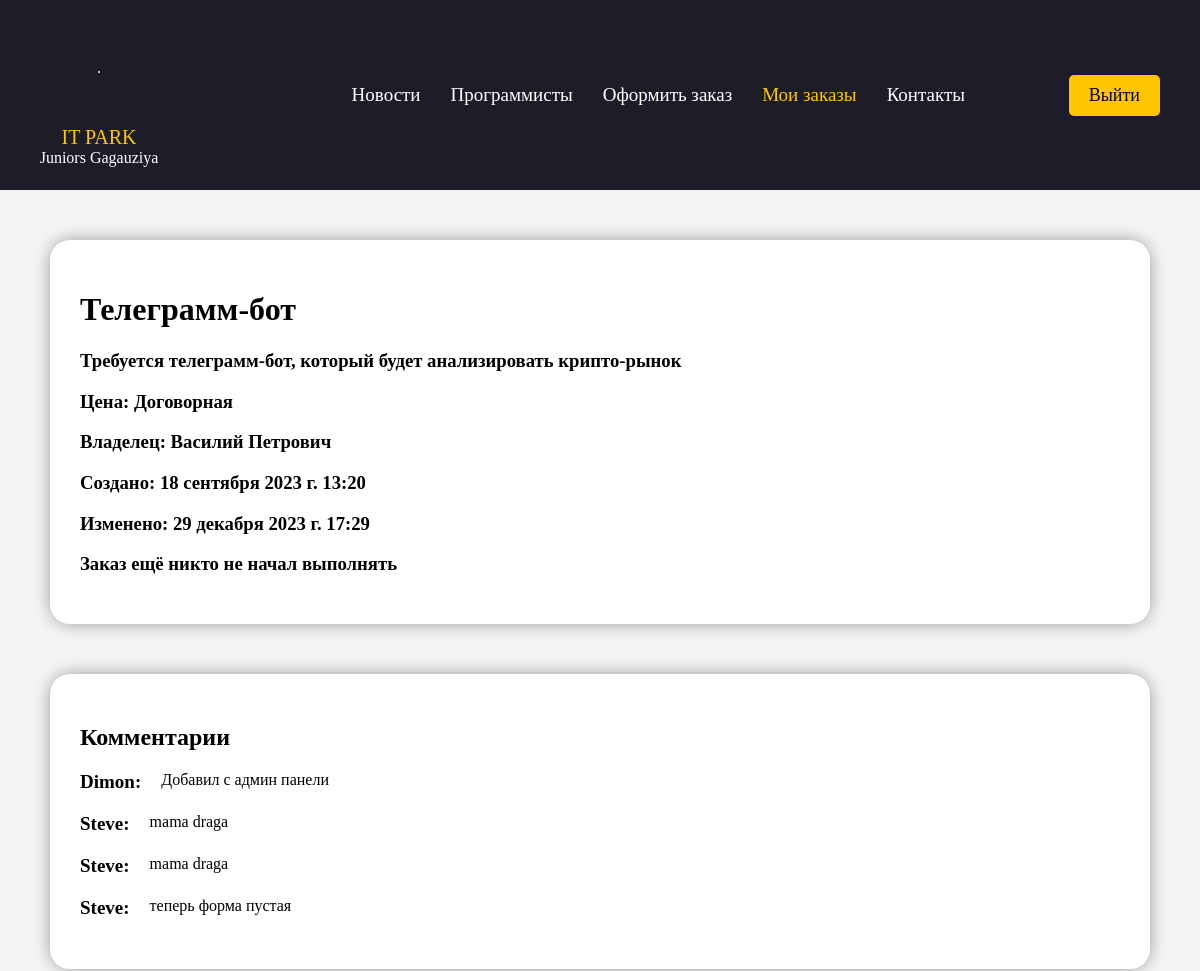
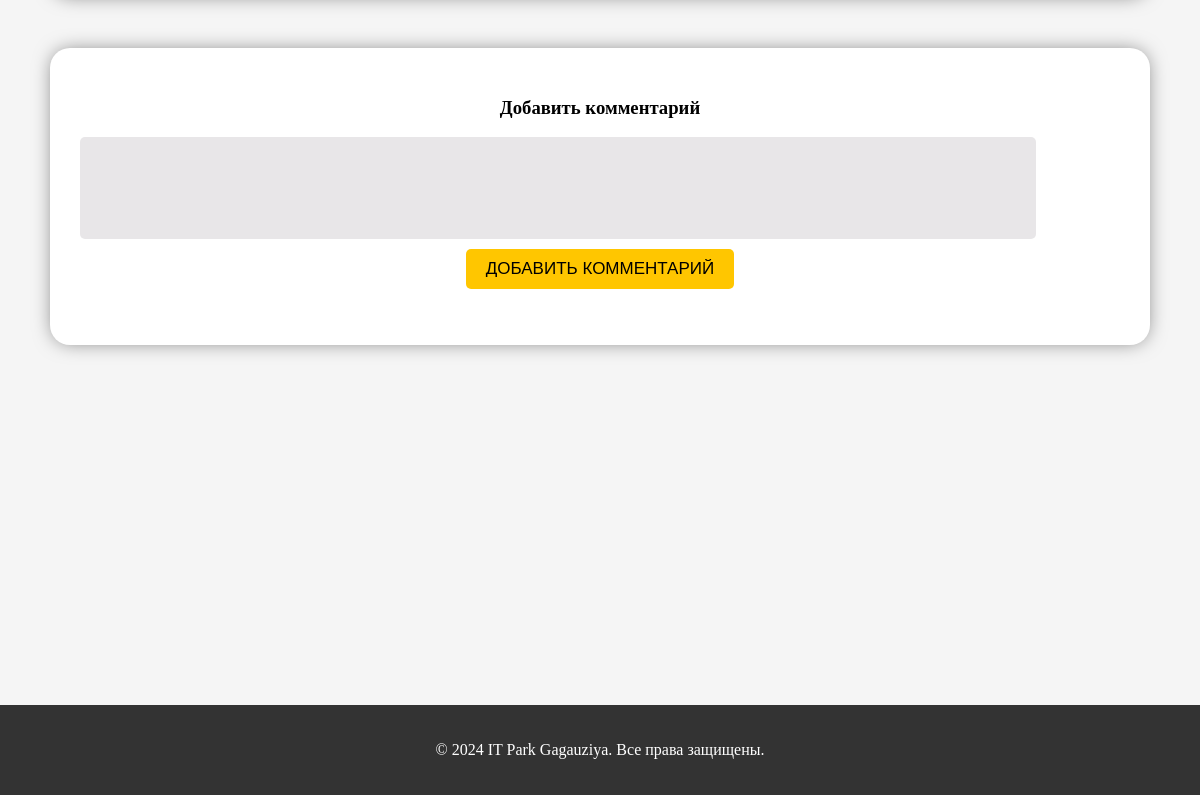
Page /customer/order/8/ (signed in) on the committed database (2 pictures, top to bottom).
### customer/models.py (models this page shows, shortened)
class Order(models.Model):
    order_id = models.IntegerField(default=1)
    title = models.CharField(max_length=250)
    full_subscription = models.TextField()
    price = models.IntegerField(default=0)
    user = models.ForeignKey(User, on_delete=models.CASCADE, related_name='customer_orders')
    programmer = models.ForeignKey(User,
                                   on_delete=models.SET_NULL, null=True,
                                   blank=True, related_name='programmer_orders')
    created = models.DateTimeField(auto_now_add=True)
    updated = models.DateTimeField(auto_now=True)
    taken = models.DateTimeField(null=True, blank=True)

class Comment(models.Model):
    order = models.ForeignKey(Order, on_delete=models.CASCADE, related_name='comments')
    user = models.ForeignKey(User, on_delete=models.CASCADE)
    text = models.TextField()
    created = models.DateTimeField(auto_now_add=True)

### customer/views.py (the view)
# urls.py: path('order/<int:order_id>/', views.view_order_detail, name='order_detail'),
@user_passes_test(lambda u: u.groups.filter(name='Заказчик').exists())
def view_order_detail(request, order_id):
    order = get_object_or_404(Order, id=order_id)
    if order.user != request.user:
        return render(request,
                      'customer/view_order_detail.html',
                      {"access_denied": True})
    if request.method == 'POST':
        form = CommentForm(request.POST)
        if form.is_valid():
            form.instance.order = order
            form.instance.user = request.user
            form.save()
            form = CommentForm()
    else:
        form = CommentForm()
    comments = order.comments.all()
    return render(request, 'customer/view_order_detail.html',
                  {"order": order,
                   "comments": comments,
                   "form": form})

### customer/forms.py
class CommentForm(forms.ModelForm):
    class Meta:
        model = Comment
        fields = ['text']
        widgets = {
            'text': forms.Textarea(attrs={'rows': 4}),
        }

### customer/templates/customer/view_order_detail.html (shortened to what this page needs)
{% extends "customer/base.html" %}
{% load static %}
{% block content %}
{% if access_denied %}
    <div id="access-denied-message" style="display: none;">
      <p>Доступ запрещен</p>
            <div class="cross-loading">
                <div class="customElement">
                    <div class="customBorder" id="close-button" onclick="closeAccessDenied()"></div>
                </div>
                <div class="cross"></div>
                <div class="cross2"></div>
            </div>
    </div>
    <div class="return-button">
        <a href="{% url 'customer:view_orders' %}">Вернуться к заказам</a>
    </div>
{% else %}
    <div class="order-container">
        <h1>{{ order.title }}</h1>
        <h3>{{ order.full_subscription }}</h3>
        {% if order.price %}
            <h3>Цена: {{ order.price }} mdl</h3>
        {% else %}
            <h3>Цена: Договорная</h3>
        {% endif %}
        <h3>Владелец: {{ order.user.first_name }} {{ order.user.last_name }}</h3>
        <h3>Создано: {{ order.created }}</h3>
        <h3>Изменено: {{ order.updated }}</h3>
        {% if order.taken %}
            <h3>{{ order.taken }} программистом {{ order.programmer.first_name }} {{ order.programmer.last_name }}</h3>
        {% else %}
            <h3>Заказ ещё никто не начал выполнять</h3>
        {% endif %}
    </div>
    <div class="order-container">
        <h2>Комментарии</h2>
        {% for comment in comments %}
            <div class="inline-comment">
                {% if comment.user.username == order.user.username %}
                    <div class="comment-author">Заказчик: </div>
                {% else %}
                    <div class="comment-author">{{ comment.user.first_name }}: </div>
                {% endif %}
                    <div class="comment-text">{{ comment.text }}</div>
            </div>
        {% endfor %}
    </div>
    <div class="new-comment-container">
        <form method="post">
            <h3>Добавить комментарий</h3>
                {{ form.text }}
            <p><input type="submit" value="Добавить комментарий"></p>
        </form>
    </div>
{% endif %}
{% endblock %}

### customer/static/customer/css/styles.css (style rules this page uses)
body { margin: 0; padding: 0; background-color: #f5f5f5; font-family: Comic Sans MS, Comic Sans, cursive; }
:root { --animation-duration: 1600; }
form p { width:100%; overflow:auto; }
input, textarea { clear:both; float:left; margin:0 0 10px; background: white; border:0; padding:6px 10px; font-size:14px; border-radius: 5px; }
textarea { width: 330px; }
input[type=submit], a.button { background: #ffc600; color: black; padding:10px 20px; font-size:17px; text-transform:uppercase; border-radius: 5px; transition: background-color 0.2s, color 0.2s; }
.create-order h1, p { text-align: center; }
.inline-comment { display: flex; margin-bottom: 20px; text-align: center; }
.comment-author { font-weight: bold; font-size: 19px; }
.comment-text { margin-left: 20px; }
.new-comment-container { margin: 50px; background-color: white; padding: 30px; border-radius: 20px; box-shadow: 0px 0px 19px -3px rgba(0,0,0,0.5); }
.new-comment-container #id_text { width: 90%; height: 90px; resize: none; }
.new-comment-container textarea { background-color: #46394B20; }
.new-comment-container p { display: flex; justify-content: center; }
.new-comment-container h3 { display: flex; justify-content: center; }
.order-container { margin: 50px; background-color: white; padding: 30px; border-radius: 20px; box-shadow: 0px 0px 19px -3px rgba(0,0,0,0.5); }

### rows in the picture
Order: title "Телеграмм-бот", full_subscription "Требуется телеграмм-бот, который будет анализировать крипто-рынок", user.first_name "Василий", user.last_name "Петрович", created "18 сентября 2023 г. 13:20", updated "29 декабря 2023 г. 17:29"
Comment: user.first_name "Dimon", text "Добавил с админ панели"
Comment: user.first_name "Steve", text "mama draga"
Comment: user.first_name "Steve", text "mama draga"
Comment: user.first_name "Steve", text "теперь форма пустая"
